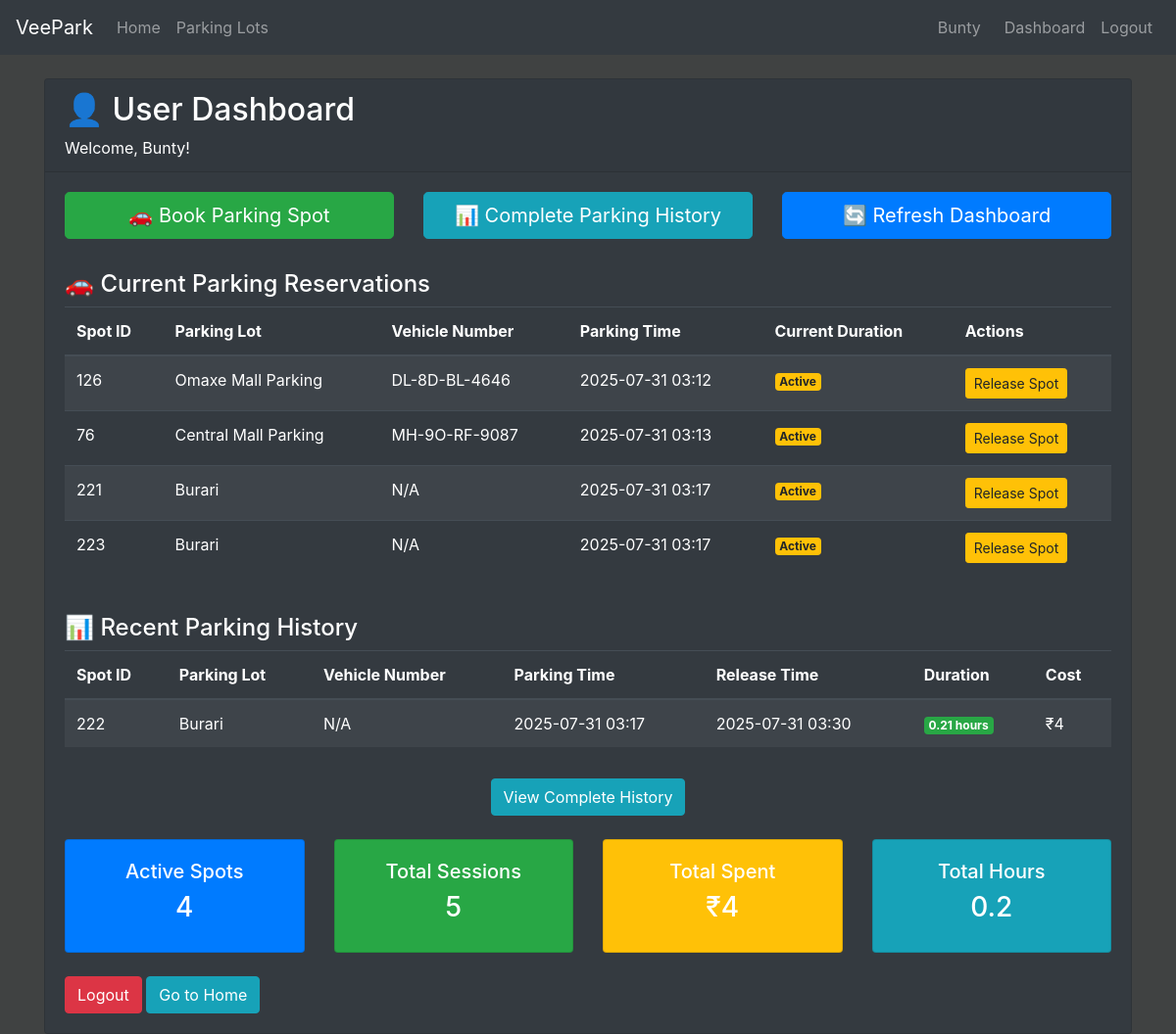
The page /user/dashboard (signed in) on the database its author committed.
### models/models.py (models this page shows, shortened)
class ParkingSpot(db.Model):
    __tablename__ = 'parking_spot'
    id=db.Column(db.Integer(), primary_key=True)
    lotid=db.Column(db.Integer(), db.ForeignKey('parking_lot.id'), nullable=False)
    status = db.Column(db.String(5), default="A")
    veichleNumber=db.Column(db.String(20), nullable=True)

class ParkingLot(db.Model):
    __tablename__ = 'parking_lot'
    id=db.Column(db.Integer(), primary_key=True)
    location = db.Column(db.String(50), nullable=False)
    pincode=db.Column(db.Integer(), nullable=False)
    price=db.Column(db.Integer(), nullable=False)
    maxSpots=db.Column(db.Integer(), nullable=False)
    address=db.Column(db.String(200), nullable=False)
    occupied=db.Column(db.Integer(), default=0)
    parking_spots = db.relationship('ParkingSpot', backref='parking_lot', lazy=True)

class ReserveParkingSpot(db.Model):
    __tablename__ = 'reserve_parking_spot'
    id=db.Column(db.Integer(), primary_key=True)
    spotid=db.Column(db.Integer(), db.ForeignKey('parking_spot.id'), nullable=False)
    lotid=db.Column(db.Integer(), db.ForeignKey('parking_lot.id'), nullable=False)
    email=db.Column(db.String(25), db.ForeignKey('user.email'), nullable=False)
    veichleNumber=db.Column(db.String(50), nullable=True)
    parking_time=db.Column(db.DateTime, nullable=False, default=datetime.datetime.now)
    release_time=db.Column(db.DateTime, nullable=True)
    parkingcost=db.Column(db.Integer(), nullable=True, default=0)
    ispaid=db.Column(db.Integer(), default=0)
    parking_spot_rel = db.relationship('ParkingSpot', backref='reservations', foreign_keys=[spotid], lazy=True)
    parking_lot_rel = db.relationship('ParkingLot', backref='reservations', foreign_keys=[lotid], lazy=True)

### controllers/controllers.py (the view)
@controllers.route('/user/dashboard')
def user_dashboard():
    if not session.get('user_id'):
        flash('Please login to access your dashboard.', 'warning')
        return redirect(url_for('controllers.login'))
    user_email = session.get('user_email')
    current_reservations = ReserveParkingSpot.query.filter_by(email=user_email, release_time=None).all()
    current_reservations_with_details = []
    for reservation in current_reservations:
        spot = ParkingSpot.query.get(reservation.spotid)
        lot = ParkingLot.query.get(reservation.lotid)
        if spot and lot:
            current_reservations_with_details.append({
                'reservation': reservation,
                'spot': spot,
                'lot': lot
            })
    historical_reservations = ReserveParkingSpot.query.filter_by(email=user_email).filter(ReserveParkingSpot.release_time.isnot(None)).order_by(ReserveParkingSpot.release_time.desc()).limit(10).all()
    historical_reservations_with_details = []
    for reservation in historical_reservations:
        spot = ParkingSpot.query.get(reservation.spotid)
        lot = ParkingLot.query.get(reservation.lotid)
        if spot and lot:
            duration = reservation.release_time - reservation.parking_time
            hours = duration.total_seconds() / 3600
            historical_reservations_with_details.append({
                'reservation': reservation,
                'spot': spot,
                'lot': lot,
                'duration_hours': round(hours, 2)
            })
    return render_template('user_dashboard.html',
                         current_reservations_with_details=current_reservations_with_details,
                         historical_reservations_with_details=historical_reservations_with_details)

### templates/user_dashboard.html (shortened to what this page needs)
{% extends 'index.html' %}
{% block content %}
<div class="container mt-4">
    <div class="row">
        <div class="col-12">
            <div class="card bg-dark text-white">
                <div class="card-header">
                    <h2>👤 User Dashboard</h2>
                    <p class="mb-0">Welcome, {{ session.get('user_fullname', 'User') }}!</p>
                </div>
                <div class="card-body">
                    <div class="row mb-4">
                        <div class="col-md-4">
                            <a href="{{ url_for('controllers.parking_lots') }}" class="btn btn-success btn-lg btn-block mb-2">
                                🚗 Book Parking Spot
                            </a>
                        </div>
                        <div class="col-md-4">
                            <a href="{{ url_for('controllers.user_parking_history') }}" class="btn btn-info btn-lg btn-block mb-2">
                                📊 Complete Parking History
                            </a>
                        </div>
                        <div class="col-md-4">
                            <a href="{{ url_for('controllers.user_dashboard') }}" class="btn btn-primary btn-lg btn-block mb-2">
                                🔄 Refresh Dashboard
                            </a>
                        </div>
                    </div>
                    <div class="row mb-4">
                        <div class="col-12">
                            <h4>🚗 Current Parking Reservations</h4>
                            {% if current_reservations_with_details %}
                                <div class="table-responsive">
                                    <table class="table table-dark table-striped">
                                        <thead>
                                            <tr>
                                                <th>Spot ID</th>
                                                <th>Parking Lot</th>
                                                <th>Vehicle Number</th>
                                                <th>Parking Time</th>
                                                <th>Current Duration</th>
                                                <th>Actions</th>
                                            </tr>
                                        </thead>
                                        <tbody>
                                            {% for item in current_reservations_with_details %}
                                            <tr>
                                                <td>{{ item.spot.id }}</td>
                                                <td>{{ item.lot.location }}</td>
                                                <td>{{ item.reservation.veichleNumber or 'N/A' }}</td>
                                                <td>{{ item.reservation.parking_time.strftime('%Y-%m-%d %H:%M') }}</td>
                                                <td>
                                                    <span class="badge badge-warning">
                                                        Active
                                                    </span>
                                                </td>
                                                <td>
                                                    <form method="POST" action="{{ url_for('controllers.release_parking_spot', reservation_id=item.reservation.id) }}"
                                                          style="display: inline;">
                                                        <button type="submit" class="btn btn-sm btn-warning"
                                                                onclick="return confirm('Are you sure you want to release this parking spot?')">
                                                            Release Spot
                                                        </button>
                                                    </form>
                                                </td>
                                            </tr>
                                            {% endfor %}
                                        </tbody>
                                    </table>
                                </div>
                            {% else %}
                                <div class="alert alert-info">
                                    <h5>No Active Reservations</h5>
                                    <p>You don't have any active parking reservations. Click "Book Parking Spot" to reserve a spot.</p>
                                </div>
                            {% endif %}
                        </div>
                    </div>
                    <div class="row mb-4">
                        <div class="col-12">
                            <h4>📊 Recent Parking History</h4>
                            {% if historical_reservations_with_details %}
                                <div class="table-responsive">
                                    <table class="table table-dark table-striped">
                                        <thead>
                                            <tr>
                                                <th>Spot ID</th>
                                                <th>Parking Lot</th>
                                                <th>Vehicle Number</th>
                                                <th>Parking Time</th>
                                                <th>Release Time</th>
                                                <th>Duration</th>
                                                <th>Cost</th>
                                            </tr>
                                        </thead>
                                        <tbody>
                                            {% for item in historical_reservations_with_details %}
                                            <tr>
                                                <td>{{ item.spot.id }}</td>
                                                <td>{{ item.lot.location }}</td>
                                                <td>{{ item.reservation.veichleNumber or 'N/A' }}</td>
                                                <td>{{ item.reservation.parking_time.strftime('%Y-%m-%d %H:%M') }}</td>
                                                <td>{{ item.reservation.release_time.strftime('%Y-%m-%d %H:%M') }}</td>
                                                <td>
                                                    <span class="badge badge-success">
                                                        {{ item.duration_hours }} hours
                                                    </span>
                                                </td>
                                                <td>₹{{ item.reservation.parkingcost }}</td>
                                            </tr>
                                            {% endfor %}
                                        </tbody>
                                    </table>
                                </div>
                                <div class="text-center mt-3">
                                    <a href="{{ url_for('controllers.user_parking_history') }}" class="btn btn-info">
                                        View Complete History
                                    </a>
                                </div>
                            {% else %}
                                <div class="alert alert-info">
                                    <h5>No Parking History</h5>
                                    <p>You haven't completed any parking sessions yet.</p>
                                </div>
                            {% endif %}
                        </div>
                    </div>
                    <div class="row">
                        <div class="col-md-3">
                            <div class="card bg-primary text-white">
                                <div class="card-body text-center">
                                    <h5>Active Spots</h5>
                                    <h3>{{ current_reservations_with_details|length }}</h3>
                                </div>
                            </div>
                        </div>
                        <div class="col-md-3">
                            <div class="card bg-success text-white">
                                <div class="card-body text-center">
                                    <h5>Total Sessions</h5>
                                    <h3>{{ current_reservations_with_details|length + historical_reservations_with_details|length }}</h3>
                                </div>
                            </div>
                        </div>
                        <div class="col-md-3">
                            <div class="card bg-warning text-white">
                                <div class="card-body text-center">
                                    <h5>Total Spent</h5>
                                    <h3>₹{{ historical_reservations_with_details|sum(attribute='reservation.parkingcost') }}</h3>
                                </div>
                            </div>
                        </div>
                        <div class="col-md-3">
                            <div class="card bg-info text-white">
                                <div class="card-body text-center">
                                    <h5>Total Hours</h5>
                                    <h3>{{ historical_reservations_with_details|selectattr('duration_hours')|sum(attribute='duration_hours')|round(1) }}</h3>
                                </div>
                            </div>
                        </div>
                    </div>
                    <div class="mt-4">
                        <a href="{{ url_for('controllers.logout') }}" class="btn btn-danger">
                            Logout
                        </a>
                        <a href="{{ url_for('controllers.home') }}" class="btn btn-info">
                            Go to Home
                        </a>
                    </div>
                </div>
            </div>
        </div>
    </div>
</div>
{% endblock %}

### templates/index.html (style rules this page uses)
body { background-color: #404242; color:white }

### rows shown on the page
ParkingSpot: spot.id "126"
ParkingLot: lot.location "Omaxe Mall Parking"
ReserveParkingSpot: reservation "DL-8D-BL-4646", reservation.parking_time "2025-07-31 03:12"
ParkingSpot: spot.id "76"
ParkingLot: lot.location "Central Mall Parking"
ReserveParkingSpot: reservation "MH-9O-RF-9087", reservation.parking_time "2025-07-31 03:13"
ParkingSpot: spot.id "221"
ParkingLot: lot.location "Burari" "Burari", lot.location "Burari"
ReserveParkingSpot: reservation "N/A", reservation.parking_time "2025-07-31 03:17"
ParkingSpot: spot.id "223"
ReserveParkingSpot: reservation "N/A", reservation.parking_time "2025-07-31 03:17"
ParkingSpot: spot.id "222"
ReserveParkingSpot: reservation "N/A", reservation.parking_time "2025-07-31 03:17", reservation.release_time "2025-07-31 03:30", reservation.parkingcost "4"

### other values the page prints
{{ session.get('user_fullname', 'User') }} "Bunty"
{{ item.duration_hours }} "0.21"
{{ current_reservations_with_details|length }} "4"
